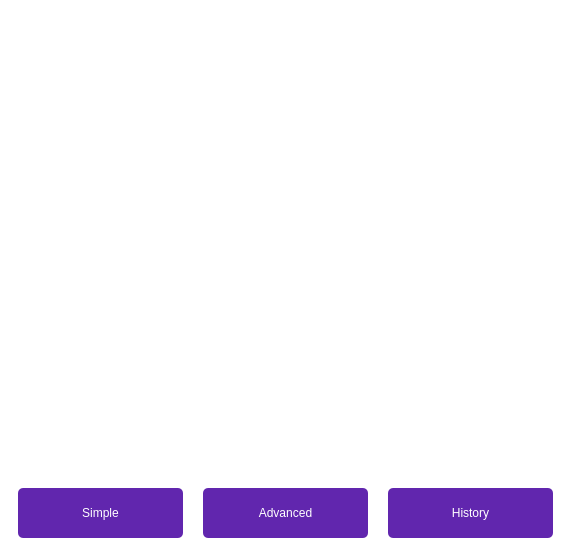
<?xml version="1.0" encoding="UTF-8"?>
<ui version="4.0">
 <class>MainWindow</class>
 <widget class="QMainWindow" name="MainWindow">
  <property name="geometry">
   <rect>
    <x>0</x>
    <y>0</y>
    <width>571</width>
    <height>542</height>
   </rect>
  </property>
  <property name="windowTitle">
   <string>MainWindow</string>
  </property>
  <property name="styleSheet">
   <string notr="true">color: rgb(255, 255, 255);
background-color: rgb(255, 255, 255);</string>
  </property>
  <widget class="QWidget" name="centralwidget">
   <layout class="QVBoxLayout" name="verticalLayout_6">
    <item>
     <widget class="QStackedWidget" name="stackedWidget">
      <property name="currentIndex">
       <number>2</number>
      </property>
      <widget class="QWidget" name="simple_page">
       <layout class="QVBoxLayout" name="verticalLayout_2">
        <item>
         <widget class="QLabel" name="screen">
          <property name="minimumSize">
           <size>
            <width>360</width>
            <height>50</height>
           </size>
          </property>
          <property name="styleSheet">
           <string notr="true">font: 20pt &quot;MS Shell Dlg 2&quot;;
color: rgb(0, 0, 0);
</string>
          </property>
          <property name="text">
           <string/>
          </property>
         </widget>
        </item>
        <item>
         <widget class="QWidget" name="Buttons" native="true">
          <property name="minimumSize">
           <size>
            <width>360</width>
            <height>390</height>
           </size>
          </property>
          <layout class="QHBoxLayout" name="horizontalLayout_2">
           <item>
            <widget class="QWidget" name="widget_8" native="true">
             <property name="minimumSize">
              <size>
               <width>75</width>
               <height>0</height>
              </size>
             </property>
             <layout class="QVBoxLayout" name="verticalLayout_3">
              <item>
               <widget class="QPushButton" name="back_bt">
                <property name="minimumSize">
                 <size>
                  <width>70</width>
                  <height>50</height>
                 </size>
                </property>
                <property name="styleSheet">
                 <string notr="true">font: 24pt &quot;MS Shell Dlg 2&quot;;
background-color: #E2E1DE;
border-radius: 7px;
</string>
                </property>
                <property name="text">
                 <string>←</string>
                </property>
               </widget>
              </item>
              <item>
               <widget class="QPushButton" name="button1">
                <property name="minimumSize">
                 <size>
                  <width>70</width>
                  <height>70</height>
                 </size>
                </property>
                <property name="styleSheet">
                 <string notr="true">font: 24pt &quot;MS Shell Dlg 2&quot;;
background-color: #2F96F4;
 border-radius: 7px</string>
                </property>
                <property name="text">
                 <string>1</string>
                </property>
               </widget>
              </item>
              <item>
               <widget class="QPushButton" name="button4">
                <property name="minimumSize">
                 <size>
                  <width>70</width>
                  <height>70</height>
                 </size>
                </property>
                <property name="styleSheet">
                 <string notr="true">font: 24pt &quot;MS Shell Dlg 2&quot;;
background-color: #2F96F4;
 border-radius: 7px</string>
                </property>
                <property name="text">
                 <string>4</string>
                </property>
               </widget>
              </item>
              <item>
               <widget class="QPushButton" name="button7">
                <property name="minimumSize">
                 <size>
                  <width>70</width>
                  <height>70</height>
                 </size>
                </property>
                <property name="styleSheet">
                 <string notr="true">font: 24pt &quot;MS Shell Dlg 2&quot;;
background-color: #2F96F4;
 border-radius: 7px</string>
                </property>
                <property name="text">
                 <string>7</string>
                </property>
               </widget>
              </item>
              <item>
               <widget class="QPushButton" name="button_clear">
                <property name="minimumSize">
                 <size>
                  <width>70</width>
                  <height>70</height>
                 </size>
                </property>
                <property name="styleSheet">
                 <string notr="true">font: 24pt &quot;MS Shell Dlg 2&quot;;
background-color:rgb(150, 0, 0);
 border-radius: 7px</string>
                </property>
                <property name="text">
                 <string>C</string>
                </property>
               </widget>
              </item>
             </layout>
            </widget>
           </item>
           <item>
            <widget class="QWidget" name="widget_9" native="true">
             <property name="minimumSize">
              <size>
               <width>75</width>
               <height>0</height>
              </size>
             </property>
             <layout class="QVBoxLayout" name="verticalLayout_4">
              <item>
               <widget class="QPushButton" name="forward_bt">
                <property name="minimumSize">
                 <size>
                  <width>70</width>
                  <height>50</height>
                 </size>
                </property>
                <property name="styleSheet">
                 <string notr="true">font: 24pt &quot;MS Shell Dlg 2&quot;;
background-color: #E2E1DE;
border-radius: 7px;
</string>
                </property>
                <property name="text">
                 <string>→</string>
                </property>
               </widget>
              </item>
              <item>
               <widget class="QPushButton" name="button2">
                <property name="minimumSize">
                 <size>
                  <width>70</width>
                  <height>70</height>
                 </size>
                </property>
                <property name="styleSheet">
                 <string notr="true">font: 24pt &quot;MS Shell Dlg 2&quot;;
background-color: #2F96F4;
 border-radius: 7px


</string>
                </property>
                <property name="text">
                 <string>2</string>
                </property>
               </widget>
              </item>
              <item>
               <widget class="QPushButton" name="button5">
                <property name="minimumSize">
                 <size>
                  <width>70</width>
                  <height>70</height>
                 </size>
                </property>
                <property name="styleSheet">
                 <string notr="true">font: 24pt &quot;MS Shell Dlg 2&quot;;
background-color: #2F96F4;
 border-radius: 7px
</string>
                </property>
                <property name="text">
                 <string>5</string>
                </property>
               </widget>
              </item>
              <item>
               <widget class="QPushButton" name="button8">
                <property name="minimumSize">
                 <size>
                  <width>70</width>
                  <height>70</height>
                 </size>
                </property>
                <property name="styleSheet">
                 <string notr="true">font: 24pt &quot;MS Shell Dlg 2&quot;;
background-color: #2F96F4;
 border-radius: 7px</string>
                </property>
                <property name="text">
                 <string>8</string>
                </property>
               </widget>
              </item>
              <item>
               <widget class="QPushButton" name="button0">
                <property name="minimumSize">
                 <size>
                  <width>70</width>
                  <height>70</height>
                 </size>
                </property>
                <property name="styleSheet">
                 <string notr="true">font: 24pt &quot;MS Shell Dlg 2&quot;;
background-color: #2F96F4;
 border-radius: 7px</string>
                </property>
                <property name="text">
                 <string>0</string>
                </property>
               </widget>
              </item>
             </layout>
            </widget>
           </item>
           <item>
            <widget class="QWidget" name="widget_10" native="true">
             <property name="minimumSize">
              <size>
               <width>75</width>
               <height>0</height>
              </size>
             </property>
             <layout class="QVBoxLayout" name="verticalLayout_5">
              <item>
               <widget class="QPushButton" name="ac_bt">
                <property name="minimumSize">
                 <size>
                  <width>70</width>
                  <height>50</height>
                 </size>
                </property>
                <property name="styleSheet">
                 <string notr="true">font: 24pt &quot;MS Shell Dlg 2&quot;;
background-color:rgb(150, 0, 0);
border-radius: 7px;
</string>
                </property>
                <property name="text">
                 <string>AC</string>
                </property>
               </widget>
              </item>
              <item>
               <widget class="QPushButton" name="button3">
                <property name="minimumSize">
                 <size>
                  <width>70</width>
                  <height>70</height>
                 </size>
                </property>
                <property name="styleSheet">
                 <string notr="true">font: 24pt &quot;MS Shell Dlg 2&quot;;
background-color: #2F96F4;
 border-radius: 7px</string>
                </property>
                <property name="text">
                 <string>3</string>
                </property>
               </widget>
              </item>
              <item>
               <widget class="QPushButton" name="button6">
                <property name="minimumSize">
                 <size>
                  <width>70</width>
                  <height>70</height>
                 </size>
                </property>
                <property name="styleSheet">
                 <string notr="true">font: 24pt &quot;MS Shell Dlg 2&quot;;
background-color: #2F96F4;
 border-radius: 7px</string>
                </property>
                <property name="text">
                 <string>6</string>
                </property>
               </widget>
              </item>
              <item>
               <widget class="QPushButton" name="button9">
                <property name="minimumSize">
                 <size>
                  <width>70</width>
                  <height>70</height>
                 </size>
                </property>
                <property name="styleSheet">
                 <string notr="true">font: 24pt &quot;MS Shell Dlg 2&quot;;
background-color: #2F96F4;
 border-radius: 7px</string>
                </property>
                <property name="text">
                 <string>9</string>
                </property>
               </widget>
              </item>
              <item>
               <widget class="QPushButton" name="button_equal">
                <property name="minimumSize">
                 <size>
                  <width>70</width>
                  <height>70</height>
                 </size>
                </property>
                <property name="styleSheet">
                 <string notr="true">font: 24pt &quot;MS Shell Dlg 2&quot;;
background-color: #4E9C79;
 border-radius: 7px</string>
                </property>
                <property name="text">
                 <string>=</string>
                </property>
               </widget>
              </item>
             </layout>
            </widget>
           </item>
           <item>
            <widget class="QWidget" name="widget_4" native="true">
             <property name="minimumSize">
              <size>
               <width>75</width>
               <height>0</height>
              </size>
             </property>
             <layout class="QVBoxLayout" name="verticalLayout">
              <item>
               <widget class="QPushButton" name="ans_bt">
                <property name="minimumSize">
                 <size>
                  <width>70</width>
                  <height>50</height>
                 </size>
                </property>
                <property name="styleSheet">
                 <string notr="true">font: 24pt &quot;MS Shell Dlg 2&quot;;
background-color: #FFCA63;
 border-radius: 7px</string>
                </property>
                <property name="text">
                 <string>ANS</string>
                </property>
               </widget>
              </item>
              <item>
               <widget class="QPushButton" name="button_plus">
                <property name="minimumSize">
                 <size>
                  <width>70</width>
                  <height>70</height>
                 </size>
                </property>
                <property name="styleSheet">
                 <string notr="true">font: 24pt &quot;MS Shell Dlg 2&quot;;
background-color: rgb(6, 70, 1);
 border-radius: 7px;</string>
                </property>
                <property name="text">
                 <string>+</string>
                </property>
               </widget>
              </item>
              <item>
               <widget class="QPushButton" name="button_minus">
                <property name="minimumSize">
                 <size>
                  <width>70</width>
                  <height>70</height>
                 </size>
                </property>
                <property name="styleSheet">
                 <string notr="true">font: 24pt &quot;MS Shell Dlg 2&quot;;
background-color: rgb(6, 70, 1);
 border-radius: 7px;</string>
                </property>
                <property name="text">
                 <string>-</string>
                </property>
               </widget>
              </item>
              <item>
               <widget class="QPushButton" name="button_multi">
                <property name="minimumSize">
                 <size>
                  <width>70</width>
                  <height>70</height>
                 </size>
                </property>
                <property name="styleSheet">
                 <string notr="true">font: 24pt &quot;MS Shell Dlg 2&quot;;
background-color: rgb(6, 70, 1);
 border-radius: 7px;</string>
                </property>
                <property name="text">
                 <string>*</string>
                </property>
               </widget>
              </item>
              <item>
               <widget class="QPushButton" name="button_division">
                <property name="minimumSize">
                 <size>
                  <width>70</width>
                  <height>70</height>
                 </size>
                </property>
                <property name="styleSheet">
                 <string notr="true">font: 24pt &quot;MS Shell Dlg 2&quot;;
background-color: rgb(6, 70, 1);
 border-radius: 7px;</string>
                </property>
                <property name="text">
                 <string>/</string>
                </property>
               </widget>
              </item>
             </layout>
            </widget>
           </item>
          </layout>
         </widget>
        </item>
       </layout>
      </widget>
      <widget class="QWidget" name="advanced_page">
       <layout class="QVBoxLayout" name="verticalLayout_13">
        <item>
         <widget class="QLabel" name="screen_2">
          <property name="minimumSize">
           <size>
            <width>360</width>
            <height>50</height>
           </size>
          </property>
          <property name="styleSheet">
           <string notr="true">font: 20pt &quot;MS Shell Dlg 2&quot;;
color: rgb(0, 0, 0);
</string>
          </property>
          <property name="text">
           <string/>
          </property>
         </widget>
        </item>
        <item>
         <widget class="QWidget" name="Buttons_2" native="true">
          <property name="minimumSize">
           <size>
            <width>360</width>
            <height>390</height>
           </size>
          </property>
          <layout class="QHBoxLayout" name="horizontalLayout_3">
           <item>
            <widget class="QWidget" name="widget_11" native="true">
             <property name="minimumSize">
              <size>
               <width>75</width>
               <height>0</height>
              </size>
             </property>
             <layout class="QVBoxLayout" name="verticalLayout_7">
              <item>
               <widget class="QPushButton" name="back_bt_2">
                <property name="minimumSize">
                 <size>
                  <width>70</width>
                  <height>50</height>
                 </size>
                </property>
                <property name="styleSheet">
                 <string notr="true">font: 24pt &quot;MS Shell Dlg 2&quot;;
background-color: #E2E1DE;
border-radius: 7px;
</string>
                </property>
                <property name="text">
                 <string>←</string>
                </property>
               </widget>
              </item>
              <item>
               <widget class="QPushButton" name="button1_2">
                <property name="minimumSize">
                 <size>
                  <width>70</width>
                  <height>70</height>
                 </size>
                </property>
                <property name="styleSheet">
                 <string notr="true">font: 24pt &quot;MS Shell Dlg 2&quot;;
background-color: #2F96F4;
 border-radius: 7px</string>
                </property>
                <property name="text">
                 <string>1</string>
                </property>
               </widget>
              </item>
              <item>
               <widget class="QPushButton" name="button4_2">
                <property name="minimumSize">
                 <size>
                  <width>70</width>
                  <height>70</height>
                 </size>
                </property>
                <property name="styleSheet">
                 <string notr="true">font: 24pt &quot;MS Shell Dlg 2&quot;;
background-color: #2F96F4;
 border-radius: 7px</string>
                </property>
                <property name="text">
                 <string>4</string>
                </property>
               </widget>
              </item>
              <item>
               <widget class="QPushButton" name="button7_2">
                <property name="minimumSize">
                 <size>
                  <width>70</width>
                  <height>70</height>
                 </size>
                </property>
                <property name="styleSheet">
                 <string notr="true">font: 24pt &quot;MS Shell Dlg 2&quot;;
background-color: #2F96F4;
 border-radius: 7px</string>
                </property>
                <property name="text">
                 <string>7</string>
                </property>
               </widget>
              </item>
              <item>
               <widget class="QPushButton" name="button_clear_2">
                <property name="minimumSize">
                 <size>
                  <width>70</width>
                  <height>70</height>
                 </size>
                </property>
                <property name="styleSheet">
                 <string notr="true">font: 24pt &quot;MS Shell Dlg 2&quot;;
background-color:rgb(150, 0, 0);
 border-radius: 7px</string>
                </property>
                <property name="text">
                 <string>C</string>
                </property>
               </widget>
              </item>
             </layout>
            </widget>
           </item>
           <item>
            <widget class="QWidget" name="widget_12" native="true">
             <property name="minimumSize">
              <size>
               <width>75</width>
               <height>0</height>
              </size>
             </property>
             <layout class="QVBoxLayout" name="verticalLayout_8">
              <item>
               <widget class="QPushButton" name="forward_bt_2">
                <property name="minimumSize">
                 <size>
                  <width>70</width>
                  <height>50</height>
                 </size>
                </property>
                <property name="styleSheet">
                 <string notr="true">font: 24pt &quot;MS Shell Dlg 2&quot;;
background-color: #E2E1DE;
border-radius: 7px;
</string>
                </property>
                <property name="text">
                 <string>→</string>
                </property>
               </widget>
              </item>
              <item>
               <widget class="QPushButton" name="button2_2">
                <property name="minimumSize">
                 <size>
                  <width>70</width>
                  <height>70</height>
                 </size>
                </property>
                <property name="styleSheet">
                 <string notr="true">font: 24pt &quot;MS Shell Dlg 2&quot;;
background-color: #2F96F4;
 border-radius: 7px


</string>
                </property>
                <property name="text">
                 <string>2</string>
                </property>
               </widget>
              </item>
              <item>
               <widget class="QPushButton" name="button5_2">
                <property name="minimumSize">
                 <size>
                  <width>70</width>
                  <height>70</height>
                 </size>
                </property>
                <property name="styleSheet">
                 <string notr="true">font: 24pt &quot;MS Shell Dlg 2&quot;;
background-color: #2F96F4;
 border-radius: 7px
</string>
                </property>
                <property name="text">
                 <string>5</string>
                </property>
               </widget>
              </item>
              <item>
               <widget class="QPushButton" name="button8_2">
                <property name="minimumSize">
                 <size>
                  <width>70</width>
                  <height>70</height>
                 </size>
                </property>
                <property name="styleSheet">
                 <string notr="true">font: 24pt &quot;MS Shell Dlg 2&quot;;
background-color: #2F96F4;
 border-radius: 7px</string>
                </property>
                <property name="text">
                 <string>8</string>
                </property>
               </widget>
              </item>
              <item>
               <widget class="QPushButton" name="button0_2">
                <property name="minimumSize">
                 <size>
                  <width>70</width>
                  <height>70</height>
                 </size>
                </property>
                <property name="styleSheet">
                 <string notr="true">font: 24pt &quot;MS Shell Dlg 2&quot;;
background-color: #2F96F4;
 border-radius: 7px</string>
                </property>
                <property name="text">
                 <string>0</string>
                </property>
               </widget>
              </item>
             </layout>
            </widget>
           </item>
           <item>
            <widget class="QWidget" name="widget_13" native="true">
             <property name="minimumSize">
              <size>
               <width>75</width>
               <height>0</height>
              </size>
             </property>
             <layout class="QVBoxLayout" name="verticalLayout_9">
              <item>
               <widget class="QPushButton" name="ac_bt_2">
                <property name="minimumSize">
                 <size>
                  <width>70</width>
                  <height>50</height>
                 </size>
                </property>
                <property name="styleSheet">
                 <string notr="true">font: 24pt &quot;MS Shell Dlg 2&quot;;
background-color:rgb(150, 0, 0);
border-radius: 7px;
</string>
                </property>
                <property name="text">
                 <string>AC</string>
                </property>
               </widget>
              </item>
              <item>
               <widget class="QPushButton" name="button3_2">
                <property name="minimumSize">
                 <size>
                  <width>70</width>
                  <height>70</height>
                 </size>
                </property>
                <property name="styleSheet">
                 <string notr="true">font: 24pt &quot;MS Shell Dlg 2&quot;;
background-color: #2F96F4;
 border-radius: 7px</string>
                </property>
                <property name="text">
                 <string>3</string>
                </property>
               </widget>
              </item>
              <item>
               <widget class="QPushButton" name="button6_2">
                <property name="minimumSize">
                 <size>
                  <width>70</width>
                  <height>70</height>
                 </size>
                </property>
                <property name="styleSheet">
                 <string notr="true">font: 24pt &quot;MS Shell Dlg 2&quot;;
background-color: #2F96F4;
 border-radius: 7px</string>
                </property>
                <property name="text">
                 <string>6</string>
                </property>
               </widget>
              </item>
              <item>
               <widget class="QPushButton" name="button9_2">
                <property name="minimumSize">
                 <size>
                  <width>70</width>
                  <height>70</height>
                 </size>
                </property>
                <property name="styleSheet">
                 <string notr="true">font: 24pt &quot;MS Shell Dlg 2&quot;;
background-color: #2F96F4;
 border-radius: 7px</string>
                </property>
                <property name="text">
                 <string>9</string>
                </property>
               </widget>
              </item>
              <item>
               <widget class="QPushButton" name="button_equal_2">
                <property name="minimumSize">
                 <size>
                  <width>70</width>
                  <height>70</height>
                 </size>
                </property>
                <property name="styleSheet">
                 <string notr="true">font: 24pt &quot;MS Shell Dlg 2&quot;;
background-color: #4E9C79;
 border-radius: 7px</string>
                </property>
                <property name="text">
                 <string>=</string>
                </property>
               </widget>
              </item>
             </layout>
            </widget>
           </item>
           <item>
            <widget class="QWidget" name="widget_5" native="true">
             <property name="minimumSize">
              <size>
               <width>75</width>
               <height>0</height>
              </size>
             </property>
             <layout class="QVBoxLayout" name="verticalLayout_10">
              <item>
               <widget class="QPushButton" name="ans_bt_2">
                <property name="minimumSize">
                 <size>
                  <width>70</width>
                  <height>50</height>
                 </size>
                </property>
                <property name="styleSheet">
                 <string notr="true">font: 24pt &quot;MS Shell Dlg 2&quot;;
background-color: #FFCA63;
 border-radius: 7px</string>
                </property>
                <property name="text">
                 <string>ANS</string>
                </property>
               </widget>
              </item>
              <item>
               <widget class="QPushButton" name="button_plus_2">
                <property name="minimumSize">
                 <size>
                  <width>70</width>
                  <height>70</height>
                 </size>
                </property>
                <property name="styleSheet">
                 <string notr="true">font: 24pt &quot;MS Shell Dlg 2&quot;;
background-color: rgb(6, 70, 1);
 border-radius: 7px;</string>
                </property>
                <property name="text">
                 <string>+</string>
                </property>
               </widget>
              </item>
              <item>
               <widget class="QPushButton" name="button_minus_2">
                <property name="minimumSize">
                 <size>
                  <width>70</width>
                  <height>70</height>
                 </size>
                </property>
                <property name="styleSheet">
                 <string notr="true">font: 24pt &quot;MS Shell Dlg 2&quot;;
background-color: rgb(6, 70, 1);
 border-radius: 7px;</string>
                </property>
                <property name="text">
                 <string>-</string>
                </property>
               </widget>
              </item>
              <item>
               <widget class="QPushButton" name="button_multi_2">
                <property name="minimumSize">
                 <size>
                  <width>70</width>
                  <height>70</height>
                 </size>
                </property>
                <property name="styleSheet">
                 <string notr="true">font: 24pt &quot;MS Shell Dlg 2&quot;;
background-color: rgb(6, 70, 1);
 border-radius: 7px;</string>
                </property>
                <property name="text">
                 <string>*</string>
                </property>
               </widget>
              </item>
              <item>
               <widget class="QPushButton" name="button_division_2">
                <property name="minimumSize">
                 <size>
                  <width>70</width>
                  <height>70</height>
                 </size>
                </property>
                <property name="styleSheet">
                 <string notr="true">font: 24pt &quot;MS Shell Dlg 2&quot;;
background-color: rgb(6, 70, 1);
 border-radius: 7px;</string>
                </property>
                <property name="text">
                 <string>/</string>
                </property>
               </widget>
              </item>
             </layout>
            </widget>
           </item>
           <item>
            <widget class="QWidget" name="widget_2" native="true">
             <layout class="QVBoxLayout" name="verticalLayout_11">
              <item>
               <widget class="QPushButton" name="blank_bt">
                <property name="minimumSize">
                 <size>
                  <width>70</width>
                  <height>50</height>
                 </size>
                </property>
                <property name="styleSheet">
                 <string notr="true">font: 24pt &quot;MS Shell Dlg 2&quot;;
background-color: #ffffff;
 border-radius: 7px;</string>
                </property>
                <property name="text">
                 <string/>
                </property>
               </widget>
              </item>
              <item>
               <widget class="QPushButton" name="left_pr_bt">
                <property name="minimumSize">
                 <size>
                  <width>70</width>
                  <height>70</height>
                 </size>
                </property>
                <property name="styleSheet">
                 <string notr="true">font: 24pt &quot;MS Shell Dlg 2&quot;;
background-color: #FF9852;
 border-radius: 7px;</string>
                </property>
                <property name="text">
                 <string>(</string>
                </property>
               </widget>
              </item>
              <item>
               <widget class="QPushButton" name="root_bt">
                <property name="minimumSize">
                 <size>
                  <width>70</width>
                  <height>70</height>
                 </size>
                </property>
                <property name="styleSheet">
                 <string notr="true">font: 24pt &quot;MS Shell Dlg 2&quot;;
background-color: #FF9852;
 border-radius: 7px;</string>
                </property>
                <property name="text">
                 <string>√</string>
                </property>
               </widget>
              </item>
              <item>
               <widget class="QPushButton" name="exp_bt">
                <property name="minimumSize">
                 <size>
                  <width>70</width>
                  <height>70</height>
                 </size>
                </property>
                <property name="styleSheet">
                 <string notr="true">font: 24pt &quot;MS Shell Dlg 2&quot;;
background-color: #FF9852;
 border-radius: 7px;</string>
                </property>
                <property name="text">
                 <string>**</string>
                </property>
               </widget>
              </item>
              <item>
               <widget class="QPushButton" name="factorial_bt">
                <property name="minimumSize">
                 <size>
                  <width>70</width>
                  <height>70</height>
                 </size>
                </property>
                <property name="styleSheet">
                 <string notr="true">font: 24pt &quot;MS Shell Dlg 2&quot;;
background-color: #FF9852;
 border-radius: 7px;</string>
                </property>
                <property name="text">
                 <string>x!</string>
                </property>
               </widget>
              </item>
             </layout>
            </widget>
           </item>
           <item>
            <widget class="QWidget" name="widget_3" native="true">
             <layout class="QVBoxLayout" name="verticalLayout_12">
              <item>
               <widget class="QPushButton" name="blank_bt_2">
                <property name="minimumSize">
                 <size>
                  <width>70</width>
                  <height>50</height>
                 </size>
                </property>
                <property name="styleSheet">
                 <string notr="true">font: 24pt &quot;MS Shell Dlg 2&quot;;
background-color: #ffffff;
 border-radius: 7px;</string>
                </property>
                <property name="text">
                 <string/>
                </property>
               </widget>
              </item>
              <item>
               <widget class="QPushButton" name="right_pr_bt">
                <property name="minimumSize">
                 <size>
                  <width>70</width>
                  <height>70</height>
                 </size>
                </property>
                <property name="styleSheet">
                 <string notr="true">font: 24pt &quot;MS Shell Dlg 2&quot;;
background-color: #FF9852;
 border-radius: 7px;</string>
                </property>
                <property name="text">
                 <string>)</string>
                </property>
               </widget>
              </item>
              <item>
               <widget class="QPushButton" name="sin_bt">
                <property name="minimumSize">
                 <size>
                  <width>70</width>
                  <height>70</height>
                 </size>
                </property>
                <property name="styleSheet">
                 <string notr="true">font: 24pt &quot;MS Shell Dlg 2&quot;;
background-color: #FF9852;
 border-radius: 7px;</string>
                </property>
                <property name="text">
                 <string>sin</string>
                </property>
               </widget>
              </item>
              <item>
               <widget class="QPushButton" name="cos_bt">
                <property name="minimumSize">
                 <size>
                  <width>70</width>
                  <height>70</height>
                 </size>
                </property>
                <property name="styleSheet">
                 <string notr="true">font: 24pt &quot;MS Shell Dlg 2&quot;;
background-color: #FF9852;
 border-radius: 7px;</string>
                </property>
                <property name="text">
                 <string>cos</string>
                </property>
               </widget>
              </item>
              <item>
               <widget class="QPushButton" name="tan_bt">
                <property name="minimumSize">
                 <size>
                  <width>70</width>
                  <height>70</height>
                 </size>
                </property>
                <property name="styleSheet">
                 <string notr="true">font: 24pt &quot;MS Shell Dlg 2&quot;;
background-color: #FF9852;
 border-radius: 7px;</string>
                </property>
                <property name="text">
                 <string>tan</string>
                </property>
               </widget>
              </item>
             </layout>
            </widget>
           </item>
          </layout>
         </widget>
        </item>
       </layout>
      </widget>
      <widget class="QWidget" name="history_page">
       <layout class="QHBoxLayout" name="horizontalLayout_4">
        <item>
         <widget class="QLabel" name="history">
          <property name="styleSheet">
           <string notr="true">color: rgb(0, 0, 0);
font: 16pt &quot;MS Shell Dlg 2&quot;;</string>
          </property>
          <property name="text">
           <string/>
          </property>
          <property name="alignment">
           <set>Qt::AlignLeading|Qt::AlignLeft|Qt::AlignTop</set>
          </property>
         </widget>
        </item>
       </layout>
      </widget>
     </widget>
    </item>
    <item>
     <widget class="QWidget" name="widget" native="true">
      <layout class="QHBoxLayout" name="horizontalLayout">
       <property name="spacing">
        <number>20</number>
       </property>
       <item>
        <widget class="QPushButton" name="simple_bt">
         <property name="minimumSize">
          <size>
           <width>0</width>
           <height>50</height>
          </size>
         </property>
         <property name="styleSheet">
          <string notr="true">font: 18pt &quot;MS Shell Dlg 2&quot;;
background-color: #6126AE;
 border-radius: 5px</string>
         </property>
         <property name="text">
          <string>Simple</string>
         </property>
        </widget>
       </item>
       <item>
        <widget class="QPushButton" name="advanced_bt">
         <property name="minimumSize">
          <size>
           <width>0</width>
           <height>50</height>
          </size>
         </property>
         <property name="styleSheet">
          <string notr="true">font: 18pt &quot;MS Shell Dlg 2&quot;;
background-color: #6126AE;
 border-radius: 5px</string>
         </property>
         <property name="text">
          <string>Advanced</string>
         </property>
        </widget>
       </item>
       <item>
        <widget class="QPushButton" name="history_bt">
         <property name="minimumSize">
          <size>
           <width>0</width>
           <height>50</height>
          </size>
         </property>
         <property name="styleSheet">
          <string notr="true">font: 18pt &quot;MS Shell Dlg 2&quot;;
background-color: #6126AE;
 border-radius: 5px</string>
         </property>
         <property name="text">
          <string>History</string>
         </property>
         <property name="flat">
          <bool>false</bool>
         </property>
        </widget>
       </item>
      </layout>
     </widget>
    </item>
   </layout>
  </widget>
 </widget>
 <resources/>
 <connections/>
</ui>
